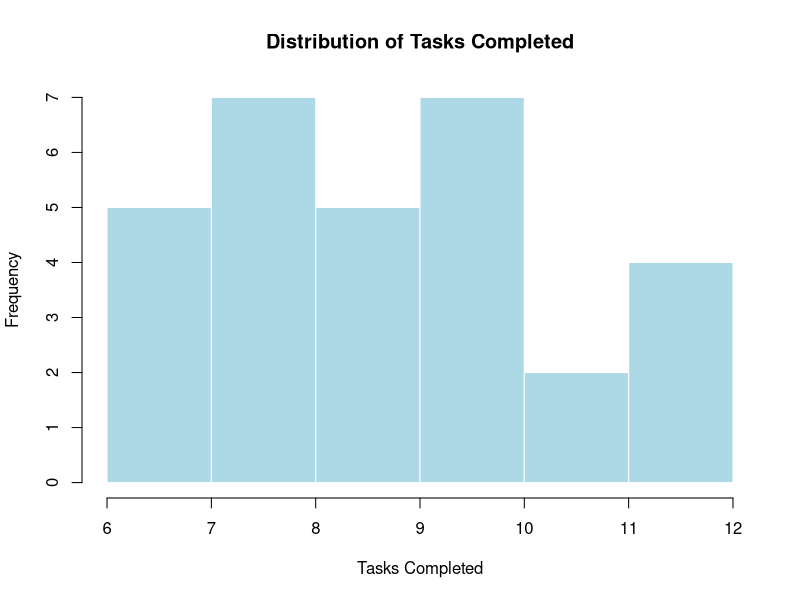
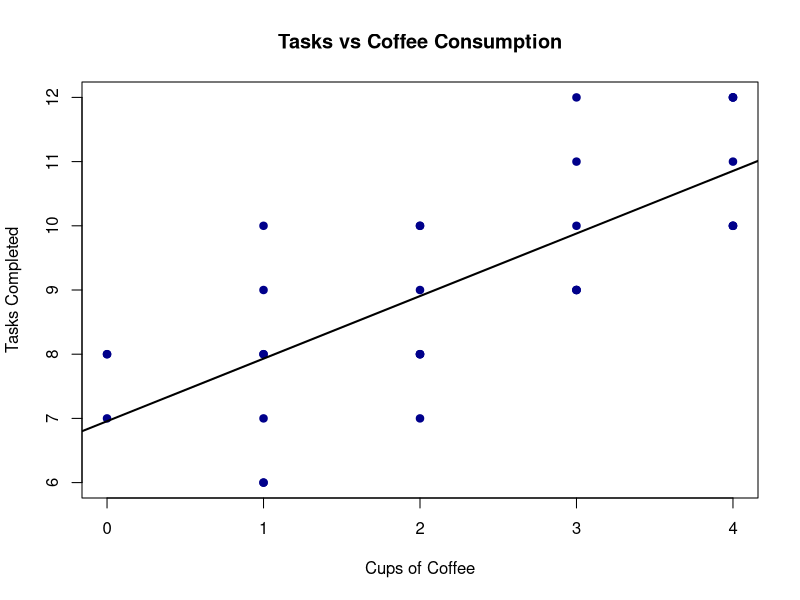
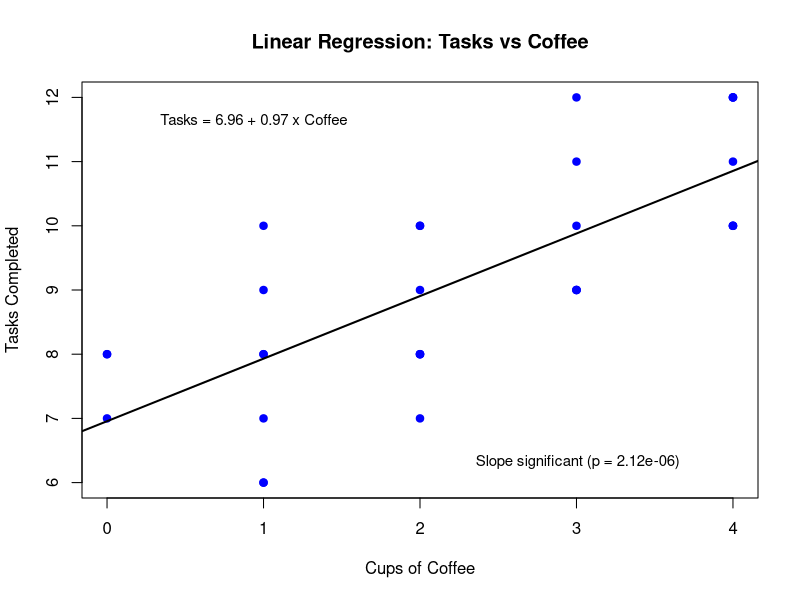

Here is the R script that generated these plots, in order:
## ---- chunk 1
# Read the dataset
df <- read.table("dataset.txt", header = TRUE, sep = "\t")

# Display first few rows
head(df)
## ---- chunk 2
# Histogram of tasks completed
hist(df$tasks_completed, 
     main = "Distribution of Tasks Completed", 
     xlab = "Tasks Completed", 
     col = "lightblue", border = "white")

# Scatterplot of coffee vs tasks
plot(df$cups_coffee, df$tasks_completed,
     pch = 19, col = "darkblue",
     xlab = "Cups of Coffee", 
     ylab = "Tasks Completed",
     main = "Tasks vs Coffee Consumption")
abline(lm(tasks_completed ~ cups_coffee, data = df), col = "black", lwd = 2)
## ---- chunk 3
t_test_result <- t.test(tasks_completed ~ productive_day, data = df)
t_test_result
## ---- chunk 4
fit <- lm(tasks_completed ~ cups_coffee, data = df)
summary(fit)

# Extract slope p-value and labels
p_value <- summary(fit)$coefficients[2, 4]
sig_label <- ifelse(p_value < 0.05,
                    paste0("Slope significant (p = ", signif(p_value, 3), ")"),
                    paste0("Slope not significant (p = ", signif(p_value, 3), ")"))
eq_label <- paste0("Tasks = ", round(coef(fit)[1], 2), " + ",
                   round(coef(fit)[2], 2), " x Coffee")

# Plot
plot(df$cups_coffee, df$tasks_completed,
     pch = 19, col = "blue",
     xlab = "Cups of Coffee",
     ylab = "Tasks Completed",
     main = "Linear Regression: Tasks vs Coffee")
abline(fit, col = "black", lwd = 2)
usr <- par("usr")
text(x = usr[1] + 0.5, y = usr[4] - 0.5, labels = eq_label, adj = c(0,1), cex = 0.9)
text(x = usr[2] - 0.5, y = usr[3] + 0.5, labels = sig_label, adj = c(1,0), cex = 0.9)
## ---- chunk 5
df$high_coffee <- ifelse(df$cups_coffee >= 3, "High", "Low")
table_summary <- table(df$high_coffee, df$productive_day)
table_summary
fisher_result <- fisher.test(table_summary)
fisher_result
